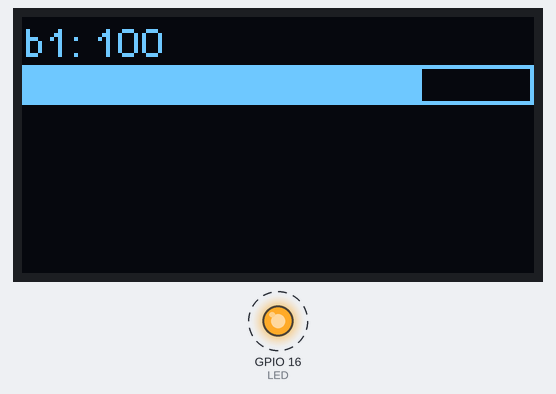
A sketch run on a simulated ESP32. Shown: 128×64 one-colour display, output pins drawn as LEDs (lit = HIGH). Dashed ring = blinking.

Above: at 0.1 s.
Timing chart, 0 to 130.0 s (numbered marks = the images above):
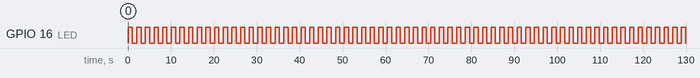

Measured:
- by itself, GPIO 16 (LED): alternates HIGH for 1.0 s and LOW for 1.0 s

The sketch:

ESP32_TTGO_Test.ino
```cpp
#include <Wire.h>  // Only needed for Arduino 1.6.5 and earlier
#include "SSD1306.h" // legacy include: `#include "SSD1306.h"`
#include <A4988.h>
// using a 200-step motor (most common)
#define MOTOR_STEPS 200
#define MICROSTEPS 1
// configure the pins connected


#define LED 16
SSD1306Wire  display(0x3c, 5, 4, GEOMETRY_128_64);

void setup() {

  pinMode(LED, OUTPUT);
  display.init();

  display.flipScreenVertically();
  display.setFont(ArialMT_Plain_10);
  display.setContrast(255);
}
float del = 1;
float i = 1;
int button1 = HIGH;
int button2 = HIGH;
int button3 = HIGH;
bool running = false;

void drawDisplay(int pos) {
  // put your main code here, to run repeatedly:

  display.clear();
  // Print to the screen
  // digitalWrite(D0,HIGH);
  // digitalWrite(D4,HIGH);

  display.drawRect(0, 12, 128, 10);
  display.fillRect(0, 12, pos, 10);

  if (running) {
    display.drawString(0, 20, "stop ");
    display.drawString(0, 0, "a1: " + String((int)i));
  } else {
    display.drawString(0, 0, "b1: " + String((int)pos));
  }
  display.display();
}

void loop() {


  drawDisplay(100);
  digitalWrite(LED,HIGH);
  delay(1000);
  digitalWrite(LED,LOW);
  delay(1000);


}
```
